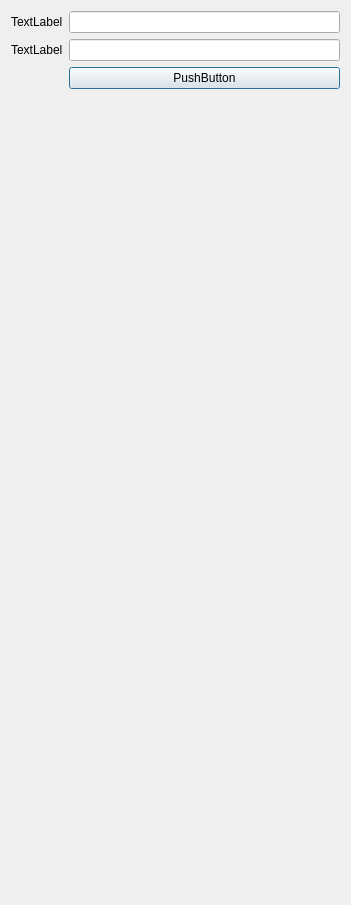
<?xml version="1.0" encoding="UTF-8"?>
<ui version="4.0">
 <class>Q::vtk::MultiAxialDialog</class>
 <widget class="QDialog" name="Q::vtk::MultiAxialDialog">
  <property name="geometry">
   <rect>
    <x>0</x>
    <y>0</y>
    <width>351</width>
    <height>905</height>
   </rect>
  </property>
  <property name="windowTitle">
   <string>Dialog</string>
  </property>
  <layout class="QVBoxLayout" name="verticalLayout">
   <item>
    <layout class="QFormLayout" name="formLayout">
     <item row="0" column="0">
      <widget class="QLabel" name="label">
       <property name="text">
        <string>TextLabel</string>
       </property>
      </widget>
     </item>
     <item row="0" column="1">
      <widget class="QLineEdit" name="lineEditPolyLine"/>
     </item>
     <item row="1" column="1">
      <widget class="QLineEdit" name="lineEditData"/>
     </item>
     <item row="1" column="0">
      <widget class="QLabel" name="label_2">
       <property name="text">
        <string>TextLabel</string>
       </property>
      </widget>
     </item>
     <item row="2" column="1">
      <widget class="QPushButton" name="pushButtonUpdate">
       <property name="sizePolicy">
        <sizepolicy hsizetype="Preferred" vsizetype="Fixed">
         <horstretch>0</horstretch>
         <verstretch>0</verstretch>
        </sizepolicy>
       </property>
       <property name="text">
        <string>PushButton</string>
       </property>
      </widget>
     </item>
    </layout>
   </item>
   <item>
    <layout class="QGridLayout" name="gridLayout"/>
   </item>
  </layout>
 </widget>
 <resources/>
 <connections/>
</ui>
